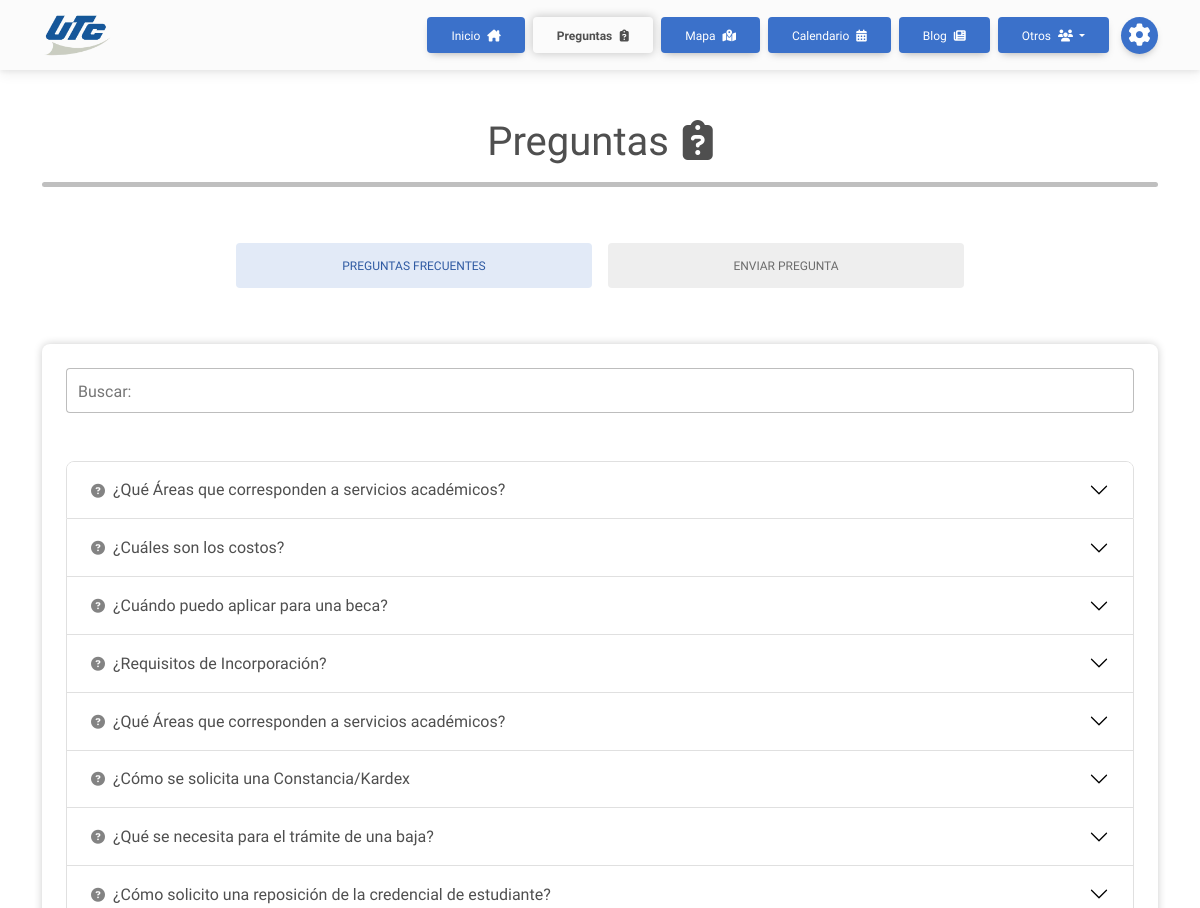
The page /preguntas_frecuentes/ (upper part) on the database as committed earlier.
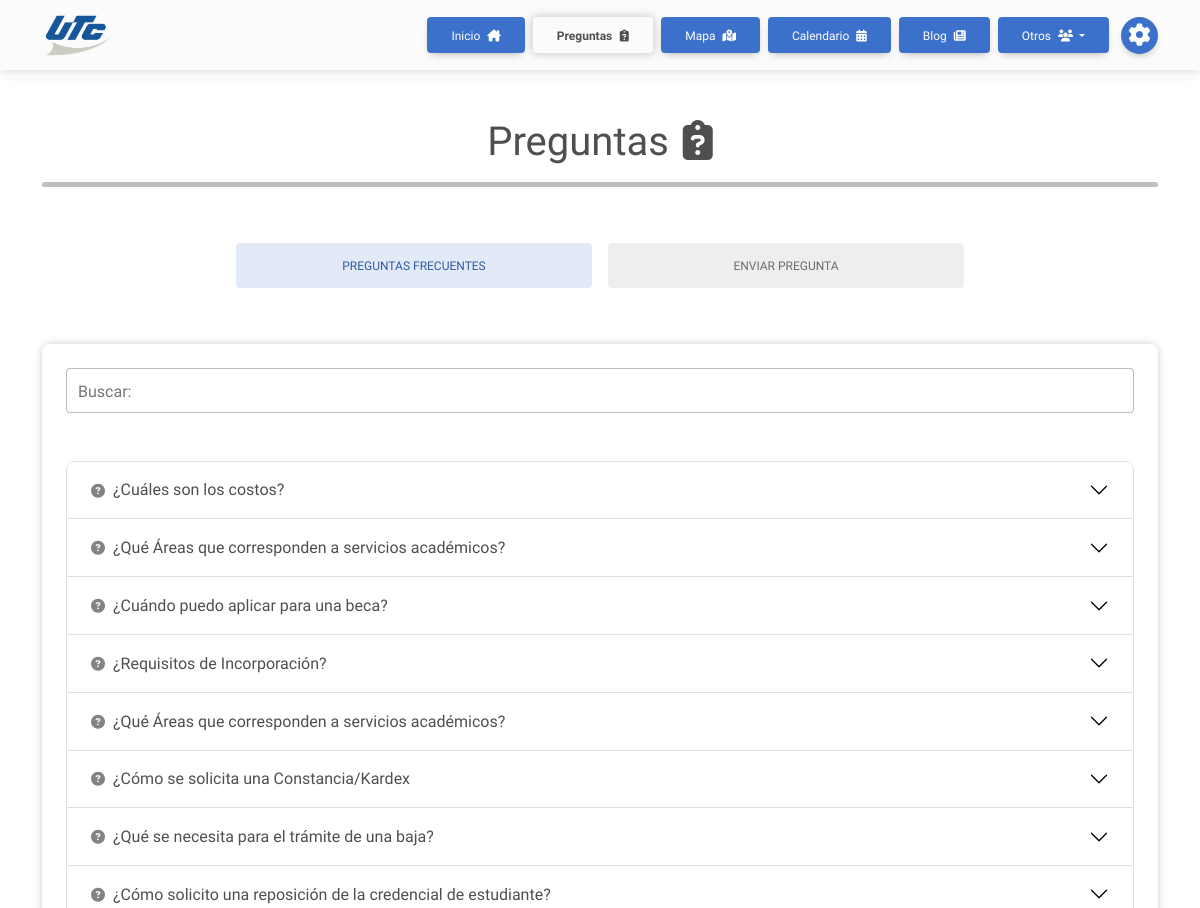
The same page on the database as committed later.
### cross_asistent/models.py (models this page shows, shortened)
class Database(models.Model):
    categoria = models.ForeignKey(Categorias, on_delete=models.CASCADE, null=True)
    titulo = models.CharField(max_length=200)
    informacion = models.TextField(blank=True, null=True)
    redirigir = models.TextField(blank=True, null=True)
    frecuencia = models.IntegerField(default=0)
    documento = models.FileField(upload_to=set_pdfDB_path, max_length=120, blank=True, null=True)
    imagen = models.ImageField(upload_to=set_imgDB_path, max_length=120, blank=True, null=True)
    uuid = models.CharField(max_length=25)
    evento_fecha_inicio = models.DateTimeField(blank=True, null=True)
    evento_fecha_fin = models.DateTimeField(blank=True, null=True)
    evento_allDay = models.BooleanField(default=False)
    evento_lugar = models.CharField(max_length=200, blank=True, null=True, default='Campus UTC')
    evento_className = models.CharField(max_length=100, blank=True, null=True, default='event_detail')
    fecha_modificacion = models.DateTimeField(auto_now=True)

### cross_asistent/views.py (the view)
# urls.py: path('preguntas_frecuentes/', views.fqt_questions, name='faq'),
def fqt_questions(request):
    if not request.user.is_staff:
        logout(request)
    configuraciones = obtener_configuraciones()
    categoria_Preguntas = models.Categorias.objects.get(categoria="Preguntas")
    questall = models.Database.objects.filter(frecuencia__gt=0, categoria=categoria_Preguntas).order_by('-frecuencia')
    return render(request, 'frecuentes.html', {
        'quest_all': questall,
        'active_page': 'faq',
        **configuraciones
    })

### cross_asistent/views.py (called while the page is built)
def obtener_configuraciones():
    for oneconfig in settingsall:
        return {
            'copyright_settings': oneconfig.copyright_year,
            'website_settings': oneconfig.utc_link,
            'calendar_btns_year': getattr(oneconfig, 'calendar_btnsYear', None),
            'about_imgfirst': getattr(oneconfig, 'about_img_first', None),
            'about_textfirst': getattr(oneconfig, 'about_text_first', None),
            'about_imgsecond': getattr(oneconfig, 'about_img_second', None),
            'about_textsecond': getattr(oneconfig, 'about_text_second', None),
        }

### cross_asistent/templates/frecuentes.html (shortened to what this page needs)
{% extends 'base/widget.html' %}
{% load static %}
{% block content %}
<main class="container container-fluid mb-100 my-5">
    <div class="mb-5">
        <h1 class="text-center">Preguntas <i class="fa-solid fa-clipboard-question ms-1"></i></h1>
        <hr class="hr_divisor mx-4 mx-md-0" />
    </div>
    <div class="nav nav-pills nav-justified mb-4 col-12 col-md-8 mx-auto" id="questions-tabs" role="tablist">
        <button data-mdb-pill-init class="nav-link active" id="pills-search-quest-tab" data-mdb-target="#pills-search-quest" type="button" role="tab"
            aria-controls="pills-search-quest" aria-selected="true">
            Preguntas Frecuentes
        </button>
        <button data-mdb-pill-init class="nav-link" id="pills-create-quest-tab" data-mdb-target="#pills-create-quest" type="button" role="tab"
            aria-controls="pills-create-quest" aria-selected="false">
            Enviar Pregunta
        </button>
    </div>
    <div class="tab-content mt-5" id="ex2-content">
        <section class="tab-pane fade show active" id="pills-search-quest" role="tabpanel" aria-labelledby="pills-search-quest">
            <div class="card">
                <div class="card-body">
                    {% if quest_all %}
                    <div class="form-outline mb-5" data-mdb-input-init>
                        <input type="text" id="searchInput" class="form-control form-control-lg" />
                        <label class="form-label" for="searchInput">Buscar:</label>
                    </div>
                    <div class="accordion" id="accordionExampleY">
                        {% for quest in quest_all %}
                        <div class="accordion-item results_item" data-submit-click="btn_frequence_{{quest.id}}">
                            <h2 class="accordion-header" id="heading{{ quest.id }}">
                                <button data-mdb-collapse-init class="accordion-button" type="button" data-mdb-toggle="collapse"
                                    data-mdb-target="#quest-{{ quest.id }}" aria-expanded="true" aria-controls="quest-{{ quest.id }}">
                                    <i class="fas fa-question-circle fa-sm me-2 opacity-70"></i>{{ quest.titulo }}
                                </button>
                            </h2>
                        </div>
                        {% endfor %}
                    </div>
                    {% else %}
                    <div class="text-center">
                        <p class="lead m-0">No hay preguntas frecuentes disponibles en este momento. ¡Vuelve pronto para más actualizaciones!</p>
                    </div>
                    {% endif %}
                </div>
            </div>
        </section>
    </div>
</main>
{% endblock %}

### cross_asistent/templates/base/widget.html (shortened to what this page needs)
{% load static %}
<!DOCTYPE html>
<html lang="es" data-mdb-theme="light">
<head>
    <link rel="stylesheet" href="{% static 'css/mdb_fontawesome.min.css' %}" />
    <link rel="stylesheet" href="{% static 'css/styles.css' %}" />
</head>
<body>
    <nav class="navbar navbar-expand-lg navbar-light bg-body-tertiary">
        <div class="container container-fluid">
            <a class="navbar-brand" href="{% block link_home %}/{% endblock %}">
                <img src="{% static 'img/UTC_logo-plano.webp' %}" alt="UTC logo" />
            </a>
            <div class="m-0 d-flex align-items-center">
                <div class="order-lg-last">
                    <button type="button" class="btn btn-floating btn_detail me-2 me-md-0 ms-md-2" title="Configuraciones" data-mdb-ripple-init
                        data-mdb-modal-init data-mdb-target="#configModal">
                        <i class="fa-solid fa-gear fs-14"></i>
                    </button>
                </div>
                <div class="collapse navbar-collapse position-absolute top-100 navbar-light bg-body-tertiary flex-grow-0" id="navbarText">
                    <ul class="navbar-nav mb-lg-0 px-2 px-lg-0">
                        {% block link_default %}
                        <li class="nav-item">
                            <a class="btn {% if active_page == 'inicio' %}btn_secondary{% else %}btn_detail{% endif %} m-1 my-lg-0 d-block" href="/">Inicio <i
                                    class="fa-solid fa-house-chimney ms-1"></i></a>
                        </li>
                        <li class="nav-item">
                            <a class="btn {% if active_page == 'faq' %}btn_secondary{% else %}btn_detail{% endif %} m-1 my-lg-0 d-block"
                                href="{% url 'faq' %}">Preguntas <i class="fa-solid fa-clipboard-question ms-1"></i></a>
                        </li>
                        <li class="nav-item">
                            <a class="btn {% if active_page == 'map' %}btn_secondary{% else %}btn_detail{% endif %} m-1 my-lg-0 d-block"
                                href="{% url 'map' %}">Mapa
                                <i class="fa-solid fa-map-location-dot ms-1"></i></a>
                        </li>
                        <li class="nav-item">
                            <a class="btn {% if active_page == 'calendario' %}btn_secondary{% else %}btn_detail{% endif %} m-1 my-lg-0 d-block"
                                href="{% url 'calendario' %}">Calendario <i class="fa-solid fa-calendar-days ms-1"></i></i></a>
                        </li>
                        <li class="nav-item">
                            <a class="btn {% if active_page == 'blog' %}btn_secondary{% else %}btn_detail{% endif %} m-1 my-lg-0 d-block"
                                href="{% url 'blog' %}">Blog <i class="fa-solid fa-newspaper ms-1"></i></i></a>
                        </li>
                        <li class="nav-item">
                            <div class="dropdown">
                                <a class="btn btn_detail m-1 my-lg-0 d-block dropdown-toggle" href="" role="button" id="dropdownMenuLink" data-mdb-dropdown-init
                                    data-mdb-ripple-init aria-expanded="false">
                                    Otros <i class="fa-solid fa-users ms-1"></i>
                                </a>
                            </div>
                        </li>
                        {% endblock %}
                    </ul>
                </div>
            </div>
        </div>
    </nav>
    {% block content %}{% endblock %}
</body>
</html>

### cross_asistent/static/css/styles.css (style rules this page uses)
*, *:before, *:after { padding: 0; margin: 0; box-sizing: border-box; font-family: inherit; scrollbar-width: thin; }
:root { --var-white: #fff; --var-bg-white: #fff; --var-secondary: #c2c2c2; --img-filter: hue-rotate(60deg) saturate(120%); --gradient_blue: linear-gradient(135deg, #3b71ca, #0f2755); --gradient_green: linear-gradient(135deg, #02913c, #04422f); --gradient_purple: linear-gradient(135deg, #723bca, #2a085a); --gradient_orange: linear-gradient(135deg, #d29c15, #dc4817); --gradient_blue-purple: linear-gradient(135deg, #1dedc3, #5b0ed8); --whiteA: rgba(255, 255, 255, 0); --whiteA1: rgba(255, 255, 255, 0.1); --whiteA2: rgba(255, 255, 255, 0.2); --whiteA3: rgba(255, 255, 255, 0.3); --whiteA4: rgba(255, 255, 255, 0.4); --whiteA5: rgba(255, 255, 255, 0.5); --whiteA6: rgba(255, 255, 255, 0.6); --whiteA7: rgba(255, 255, 255, 0.7); --whiteA8: rgba(255, 255, 255, 0.8); --whiteA9: rgba(255, 255, 255, 0.9); --darkA: rgba(0, 0, 0, 0); --darkA1: rgba(0, 0, 0, 0.1); --darkA2: rgba(0, 0, 0, 0.2); --darkA3: rgba(0, 0, 0, 0.3); --darkA4: rgba(0, 0, 0, 0.4); --darkA5: rgba(0, 0, 0, 0.5); --darkA6: rgba(0, 0, 0, 0.6); --darkA7: rgba(0, 0, 0, 0.7); --darkA8: rgba(0, 0, 0, 0.8); --darkA9: rgba(0, 0, 0, 0.9); --ft1: Century Gothic, Helvetica, sans-serif; --ft2: "Comfortaa", Helvetica, sans-serif; --transitionEase: 0.3s all ease; --transitionCubic: 0.3s all cubic-bezier(0.68, -0.55, 0.27, 1.55); --transitionCubicVal: cubic-bezier(0.68, -0.55, 0.27, 1.55); --border-input_items: 2px solid var(--var-white); --border-radius: 8px; --nav_height: 70px; --full_page: calc(100vh - var(--nav_height)); }
[data-color_prefer="blue"] { --var-detail: #3b71ca; --var-detail_flat: var(--var-detail); --fc-button-bg-color: var(--var-detail); --fc-button-border-color: var(--var-detail); --fc-button-hover-bg-color: #274b85; --fc-button-active-bg-color: #274b85; --fc-button-active-border-color: #274b85; accent-color: var(--var-detail_flat); }
html, body { min-height: 100vh; width: 100%; font-family: var(--ft2); scroll-behavior: smooth; position: relative; overflow-x: hidden !important; padding: 0 !important; margin: 0 !important; }
input, label, textarea, input[type="color"] { outline: none; cursor: pointer; resize: none; }
a { text-decoration: none; color: inherit; }
i.fa-solid { min-width: 10px; }
nav { height: var(--nav_height); padding-block: 5px !important; z-index: 5; }
nav .navbar-brand img { height: 45px; filter: var(--img-filter); }
nav .navbar-collapse { width: 100%; top: 0; left: 0; padding-block: 20px; box-shadow: 0 8px 5px var(--darkA2); position: fixed; z-index: 5; }
@media (min-width: 992px) { nav .navbar-collapse { background-color: transparent; position: unset !important; width: auto; top: unset !important; padding-block: unset; box-shadow: none; z-index: auto; } }
main { width: 100%; min-height: 80vh; position: relative; }
.hr_divisor { border: none; height: 5px; border-radius: 5px; background-color: black; background: black; }
.btn { text-transform: capitalize !important; transition: transform 0.1s ease; }
.bg_detail, .btn_detail { background-color: var(--var-detail) !important; background: var(--var-detail) !important; color: var(--var-white) !important; filter: none; transition: 0.3s ease; }
.btn_secondary { font-weight: bold !important; box-shadow: 0 0 10px 1px var(--darkA2) !important; filter: unset; }
.card { box-shadow: 0 0 8px var(--darkA2) !important; overflow: hidden; border: none !important; }
label { text-transform: capitalize; }
.position-absolute { z-index: 1; }
.mb-100 { margin-bottom: 100px; }
.fs-14 { font-size: 1.4rem !important; }

Rows that differ between the two databases and show on the page:
changed Database "¿Cuáles son los costos?": moves up the list
